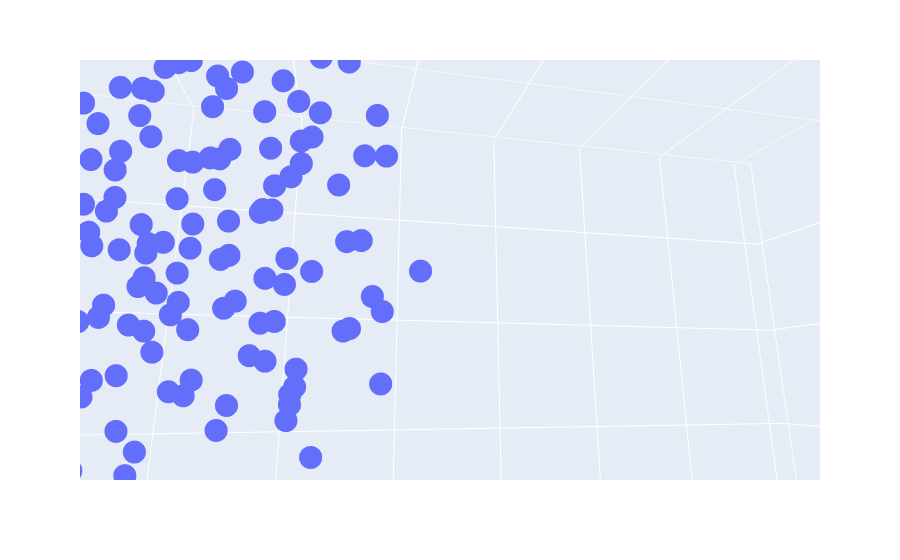

Notebook cell for this chart:
### Code cell
import plotly.express as px
import pandas as pd

# Suponiendo que tus embeddings están en la variable `embeddings`
df = pd.DataFrame(embeddings_3d, columns=['x', 'y', 'z'])
fig = px.scatter_3d(df, x='x', y='y', z='z')
fig.show()

### Figure 1 — Plotly figure (JSON) as saved in the notebook; plotly's stock layout.template omitted (floating-point values rounded to 4 significant figures; data arrays with more than 128 entries replaced by an {"elided": "..."} marker saying what was removed)
{"data": [{"hovertemplate": "x=%{x}<br>y=%{y}<br>z=%{z}<extra></extra>", "legendgroup": "", "marker": {"color": "#636efa", "symbol": "circle"}, "mode": "markers", "name": "", "scene": "scene", "showlegend": false, "type": "scatter3d", "x": {"elided": "300 float values"}, "y": {"elided": "300 float values"}, "z": {"elided": "300 float values"}}], "layout": {"autosize": true, "legend": {"tracegroupgap": 0}, "margin": {"t": 60}, "scene": {"aspectmode": "auto", "aspectratio": {"x": 0.7985, "y": 1.622, "z": 0.7722}, "camera": {"center": {"x": 0, "y": 0, "z": 0}, "eye": {"x": 0.5575, "y": -0.1181, "z": -0.1325}, "projection": {"type": "perspective"}, "up": {"x": 0, "y": 0, "z": 1}}, "domain": {"x": [0, 1], "y": [0, 1]}, "xaxis": {"title": {"text": "x"}, "type": "linear"}, "yaxis": {"title": {"text": "y"}, "type": "linear"}, "zaxis": {"title": {"text": "z"}, "type": "linear"}}}}
